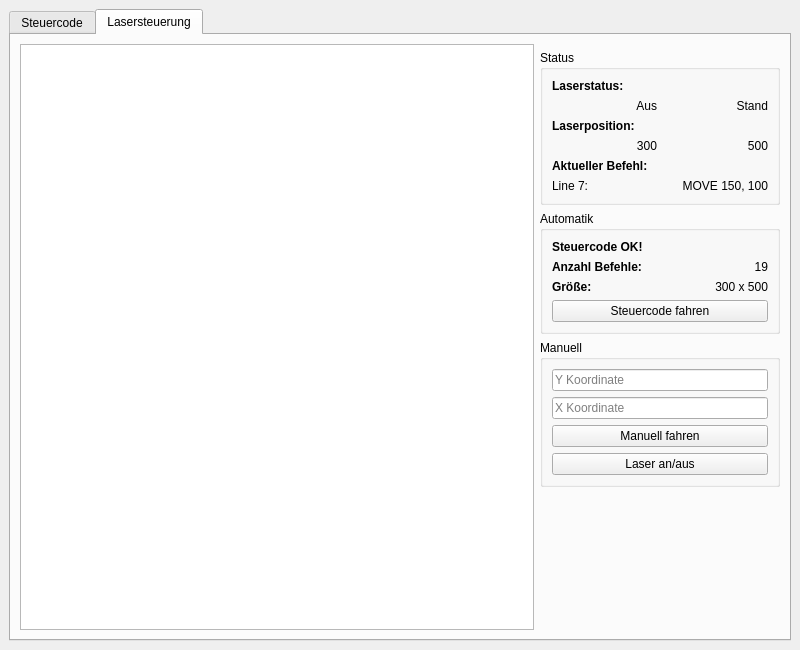
<?xml version="1.0" encoding="UTF-8"?>
<ui version="4.0">
 <class>MainWindow</class>
 <widget class="QMainWindow" name="MainWindow">
  <property name="geometry">
   <rect>
    <x>0</x>
    <y>0</y>
    <width>800</width>
    <height>650</height>
   </rect>
  </property>
  <property name="sizePolicy">
   <sizepolicy hsizetype="Preferred" vsizetype="Preferred">
    <horstretch>0</horstretch>
    <verstretch>0</verstretch>
   </sizepolicy>
  </property>
  <property name="minimumSize">
   <size>
    <width>800</width>
    <height>650</height>
   </size>
  </property>
  <property name="windowTitle">
   <string>Lasercutter</string>
  </property>
  <property name="documentMode">
   <bool>false</bool>
  </property>
  <widget class="QWidget" name="centralwidget">
   <layout class="QVBoxLayout" name="verticalLayout_2">
    <item>
     <widget class="QTabWidget" name="tabWidget">
      <property name="sizePolicy">
       <sizepolicy hsizetype="Expanding" vsizetype="Expanding">
        <horstretch>0</horstretch>
        <verstretch>0</verstretch>
       </sizepolicy>
      </property>
      <property name="currentIndex">
       <number>1</number>
      </property>
      <widget class="QWidget" name="codeTab">
       <attribute name="title">
        <string>Steuercode</string>
       </attribute>
       <layout class="QGridLayout" name="gridLayout_3">
        <item row="0" column="0">
         <widget class="QLabel" name="label1">
          <property name="text">
           <string>Steuercode:</string>
          </property>
         </widget>
        </item>
        <item row="0" column="1" colspan="2">
         <widget class="QLabel" name="label2">
          <property name="text">
           <string>Datei:</string>
          </property>
         </widget>
        </item>
        <item row="1" column="0" rowspan="6">
         <widget class="QPlainTextEdit" name="codeEditor">
          <property name="sizePolicy">
           <sizepolicy hsizetype="Expanding" vsizetype="Expanding">
            <horstretch>0</horstretch>
            <verstretch>0</verstretch>
           </sizepolicy>
          </property>
          <property name="font">
           <font>
            <family>Courier</family>
            <pointsize>15</pointsize>
            <weight>50</weight>
            <bold>false</bold>
           </font>
          </property>
          <property name="layoutDirection">
           <enum>Qt::LeftToRight</enum>
          </property>
          <property name="lineWrapMode">
           <enum>QPlainTextEdit::NoWrap</enum>
          </property>
          <property name="plainText">
           <string>
# Box 1
LASER OFF
MOVE 100, 100   # Line Kommentar Test
LASER ON
MOVE 150, 100
MOVE 150, 150
MOVE 100, 150
MOVE 100, 100
lAsEr off       # Case Insensitivity Test

# Box 2
MOVE 200, 200
LASER ON
MOVE 250, 200
MOVE 250, 250
MOVE 200, 250
MOVE 200, 200
LASER OFF

# Diagonale
MOVE 100, 100
LASER ON
MOVE 250, 250
LASER OFF

# Fehler Test
#
# MVE 100, 100      # Typo                  (Unbekannter Befehl)        Fehlercode 1
# MOVE 100 200      # Typo 2                (Kein Komma, Syntax)        Fehlercode 2
# LASER 3           # Inkorrekter Befehl    (Falscher Parameter)        Fehlercode 3
# MOVE ON, 250      # Inkorrekter Befehl 2  (Falscher Parameter)
# LASER ON OFF      # Inkorrekter Befehl 3  (Zu viele Parameter)        Fehlercode 4
# MOVE 100.2 234.4  # Inkorrekter Befehl 4  (Falscher Parametertyp)     Fehlercode 5
       </string>
          </property>
         </widget>
        </item>
        <item row="1" column="1" colspan="2">
         <widget class="QPushButton" name="openButton">
          <property name="text">
           <string>Öffnen</string>
          </property>
         </widget>
        </item>
        <item row="2" column="1" colspan="2">
         <widget class="QPushButton" name="saveButton">
          <property name="text">
           <string>Speichern</string>
          </property>
         </widget>
        </item>
        <item row="3" column="1" colspan="2">
         <widget class="QLabel" name="label3">
          <property name="text">
           <string>Wertangaben:</string>
          </property>
         </widget>
        </item>
        <item row="4" column="1">
         <widget class="QRadioButton" name="relativeRadioButton">
          <property name="text">
           <string>Relativ</string>
          </property>
          <property name="checked">
           <bool>true</bool>
          </property>
         </widget>
        </item>
        <item row="4" column="2">
         <widget class="QRadioButton" name="absoluteRadioButton">
          <property name="text">
           <string>Absolut</string>
          </property>
          <property name="checked">
           <bool>false</bool>
          </property>
         </widget>
        </item>
        <item row="5" column="1" colspan="2">
         <widget class="QLabel" name="label4">
          <property name="text">
           <string>Fehlermeldungen:</string>
          </property>
         </widget>
        </item>
        <item row="6" column="1" colspan="2">
         <widget class="QPlainTextEdit" name="codeLog">
          <property name="font">
           <font>
            <family>Courier</family>
           </font>
          </property>
          <property name="readOnly">
           <bool>true</bool>
          </property>
          <property name="plainText">
           <string>Keine Fehler.
Code in Ordnung.
----------------
</string>
          </property>
         </widget>
        </item>
       </layout>
      </widget>
      <widget class="QWidget" name="simTab">
       <attribute name="title">
        <string>Lasersteuerung</string>
       </attribute>
       <layout class="QGridLayout" name="gridLayout">
        <item row="4" column="1" colspan="2">
         <widget class="QGroupBox" name="autoGroupBox">
          <property name="sizePolicy">
           <sizepolicy hsizetype="Fixed" vsizetype="Preferred">
            <horstretch>0</horstretch>
            <verstretch>0</verstretch>
           </sizepolicy>
          </property>
          <property name="minimumSize">
           <size>
            <width>240</width>
            <height>0</height>
           </size>
          </property>
          <property name="title">
           <string>Automatik</string>
          </property>
          <layout class="QGridLayout" name="gridLayout_4">
           <item row="4" column="0" colspan="2">
            <widget class="QPushButton" name="runCodeButton">
             <property name="sizePolicy">
              <sizepolicy hsizetype="Minimum" vsizetype="Fixed">
               <horstretch>0</horstretch>
               <verstretch>0</verstretch>
              </sizepolicy>
             </property>
             <property name="minimumSize">
              <size>
               <width>200</width>
               <height>0</height>
              </size>
             </property>
             <property name="text">
              <string>Steuercode fahren</string>
             </property>
            </widget>
           </item>
           <item row="2" column="1">
            <widget class="QLabel" name="cmdCountLabel">
             <property name="text">
              <string>19</string>
             </property>
             <property name="alignment">
              <set>Qt::AlignRight|Qt::AlignTrailing|Qt::AlignVCenter</set>
             </property>
            </widget>
           </item>
           <item row="3" column="1">
            <widget class="QLabel" name="codeSizeLabel">
             <property name="text">
              <string>300 x 500</string>
             </property>
             <property name="alignment">
              <set>Qt::AlignRight|Qt::AlignTrailing|Qt::AlignVCenter</set>
             </property>
            </widget>
           </item>
           <item row="3" column="0">
            <widget class="QLabel" name="label5">
             <property name="font">
              <font>
               <weight>75</weight>
               <bold>true</bold>
              </font>
             </property>
             <property name="text">
              <string>Größe:</string>
             </property>
            </widget>
           </item>
           <item row="2" column="0">
            <widget class="QLabel" name="label6">
             <property name="font">
              <font>
               <weight>75</weight>
               <bold>true</bold>
              </font>
             </property>
             <property name="text">
              <string>Anzahl Befehle:</string>
             </property>
            </widget>
           </item>
           <item row="1" column="0">
            <widget class="QLabel" name="codeLogLabel">
             <property name="font">
              <font>
               <weight>75</weight>
               <bold>true</bold>
              </font>
             </property>
             <property name="text">
              <string>Steuercode OK!</string>
             </property>
            </widget>
           </item>
          </layout>
         </widget>
        </item>
        <item row="3" column="1" colspan="2">
         <widget class="QGroupBox" name="statusGroupBox">
          <property name="sizePolicy">
           <sizepolicy hsizetype="Fixed" vsizetype="Preferred">
            <horstretch>0</horstretch>
            <verstretch>0</verstretch>
           </sizepolicy>
          </property>
          <property name="minimumSize">
           <size>
            <width>240</width>
            <height>0</height>
           </size>
          </property>
          <property name="title">
           <string>Status</string>
          </property>
          <layout class="QGridLayout" name="gridLayout_5">
           <item row="5" column="0">
            <widget class="QLabel" name="commandLineLabel">
             <property name="text">
              <string>Line 7:</string>
             </property>
            </widget>
           </item>
           <item row="4" column="0">
            <widget class="QLabel" name="label9">
             <property name="font">
              <font>
               <weight>75</weight>
               <bold>true</bold>
              </font>
             </property>
             <property name="text">
              <string>Aktueller Befehl:</string>
             </property>
            </widget>
           </item>
           <item row="2" column="0">
            <widget class="QLabel" name="label8">
             <property name="font">
              <font>
               <weight>75</weight>
               <bold>true</bold>
              </font>
             </property>
             <property name="text">
              <string>Laserposition:</string>
             </property>
            </widget>
           </item>
           <item row="1" column="1">
            <widget class="QLabel" name="laserMoveStateLabel">
             <property name="sizePolicy">
              <sizepolicy hsizetype="Expanding" vsizetype="Preferred">
               <horstretch>0</horstretch>
               <verstretch>0</verstretch>
              </sizepolicy>
             </property>
             <property name="text">
              <string>Stand</string>
             </property>
             <property name="alignment">
              <set>Qt::AlignRight|Qt::AlignTrailing|Qt::AlignVCenter</set>
             </property>
            </widget>
           </item>
           <item row="0" column="0">
            <widget class="QLabel" name="label7">
             <property name="font">
              <font>
               <weight>75</weight>
               <bold>true</bold>
              </font>
             </property>
             <property name="text">
              <string>Laserstatus:</string>
             </property>
            </widget>
           </item>
           <item row="5" column="1">
            <widget class="QLabel" name="commandLabel">
             <property name="text">
              <string>MOVE 150, 100</string>
             </property>
             <property name="alignment">
              <set>Qt::AlignRight|Qt::AlignTrailing|Qt::AlignVCenter</set>
             </property>
            </widget>
           </item>
           <item row="3" column="1">
            <widget class="QLabel" name="laserPosYLabel">
             <property name="text">
              <string>500</string>
             </property>
             <property name="alignment">
              <set>Qt::AlignRight|Qt::AlignTrailing|Qt::AlignVCenter</set>
             </property>
            </widget>
           </item>
           <item row="3" column="0">
            <widget class="QLabel" name="laserPosXLabel">
             <property name="text">
              <string>300</string>
             </property>
             <property name="alignment">
              <set>Qt::AlignRight|Qt::AlignTrailing|Qt::AlignVCenter</set>
             </property>
            </widget>
           </item>
           <item row="1" column="0">
            <widget class="QLabel" name="laserOnStateLabel">
             <property name="sizePolicy">
              <sizepolicy hsizetype="Expanding" vsizetype="Preferred">
               <horstretch>0</horstretch>
               <verstretch>0</verstretch>
              </sizepolicy>
             </property>
             <property name="text">
              <string>Aus</string>
             </property>
             <property name="alignment">
              <set>Qt::AlignRight|Qt::AlignTrailing|Qt::AlignVCenter</set>
             </property>
            </widget>
           </item>
          </layout>
         </widget>
        </item>
        <item row="6" column="2">
         <spacer name="verticalSpacer">
          <property name="orientation">
           <enum>Qt::Vertical</enum>
          </property>
          <property name="sizeHint" stdset="0">
           <size>
            <width>23</width>
            <height>0</height>
           </size>
          </property>
         </spacer>
        </item>
        <item row="5" column="1" colspan="2">
         <widget class="QGroupBox" name="manualGroupBox">
          <property name="sizePolicy">
           <sizepolicy hsizetype="Fixed" vsizetype="Preferred">
            <horstretch>0</horstretch>
            <verstretch>0</verstretch>
           </sizepolicy>
          </property>
          <property name="minimumSize">
           <size>
            <width>240</width>
            <height>0</height>
           </size>
          </property>
          <property name="title">
           <string>Manuell</string>
          </property>
          <layout class="QVBoxLayout" name="verticalLayout">
           <item>
            <widget class="QLineEdit" name="manualPositionYInput">
             <property name="sizePolicy">
              <sizepolicy hsizetype="Expanding" vsizetype="Fixed">
               <horstretch>0</horstretch>
               <verstretch>0</verstretch>
              </sizepolicy>
             </property>
             <property name="minimumSize">
              <size>
               <width>160</width>
               <height>0</height>
              </size>
             </property>
             <property name="inputMask">
              <string>999; </string>
             </property>
             <property name="placeholderText">
              <string>Y Koordinate</string>
             </property>
            </widget>
           </item>
           <item>
            <widget class="QLineEdit" name="manualPositionXInput">
             <property name="sizePolicy">
              <sizepolicy hsizetype="Expanding" vsizetype="Fixed">
               <horstretch>0</horstretch>
               <verstretch>0</verstretch>
              </sizepolicy>
             </property>
             <property name="minimumSize">
              <size>
               <width>160</width>
               <height>0</height>
              </size>
             </property>
             <property name="inputMask">
              <string>999; </string>
             </property>
             <property name="placeholderText">
              <string>X Koordinate</string>
             </property>
            </widget>
           </item>
           <item>
            <widget class="QPushButton" name="manualLaserMoveButton">
             <property name="text">
              <string>Manuell fahren</string>
             </property>
            </widget>
           </item>
           <item>
            <widget class="QPushButton" name="manualLaserStateButton">
             <property name="text">
              <string>Laser an/aus</string>
             </property>
            </widget>
           </item>
          </layout>
         </widget>
        </item>
        <item row="2" column="0" rowspan="5">
         <widget class="QGraphicsView" name="simGView"/>
        </item>
       </layout>
      </widget>
     </widget>
    </item>
   </layout>
  </widget>
 </widget>
 <tabstops>
  <tabstop>codeEditor</tabstop>
  <tabstop>openButton</tabstop>
  <tabstop>saveButton</tabstop>
  <tabstop>relativeRadioButton</tabstop>
  <tabstop>absoluteRadioButton</tabstop>
  <tabstop>codeLog</tabstop>
 </tabstops>
 <resources/>
 <connections/>
</ui>
